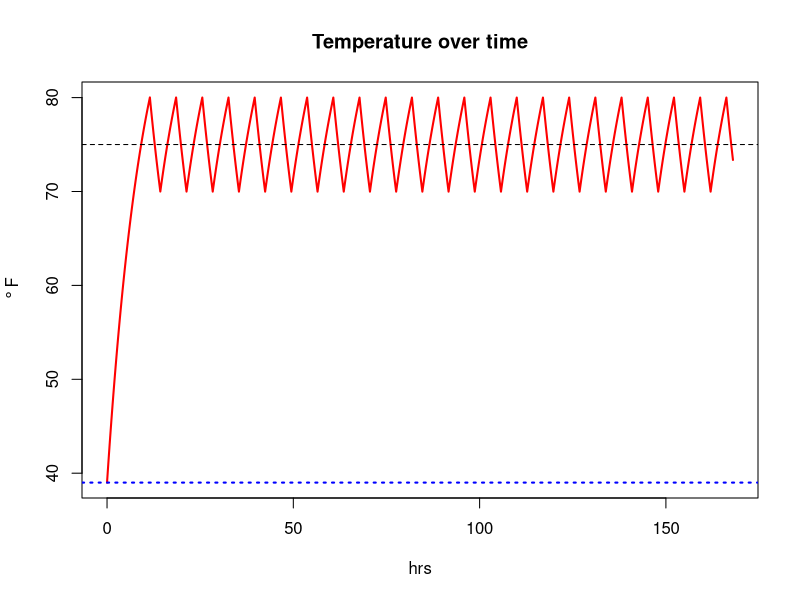

Generate this figure with R:

# Template for System Dynamics simulation
# CPSC 420 -- spring 2016


# Set up time. (delta.t and time vector).
delta.t <- 1/60              # hrs
starting.time <- 0
time <- seq(starting.time,24*7,delta.t)  # hrs

# itot() and ttoi() functions (if desired).
itot <- function(i) (i-1)*delta.t + starting.time
ttoi <- function(t) (t-starting.time)/delta.t + 1

# Simulation parameters (inputs).
thermostat <- 75     # degF
heating.rate <- 6    # degF/hr
outside <- 39        # degF
ins.loss.rate <- .1  # (degF/hr)/degF
hysteresis.factor <- 5 # degF

# Stocks. (Create a vector and an initial condition for each.)
room.temp <- vector(length=length(time))
room.temp[1] <- outside
furnace.on <- vector(length=length(time))
furnace.on[1] <- FALSE

# Simulation loop. 
# For each slice of simulated time,
for (i in 2:length(time)) {

    # Compute the values of all the flows, based on previous stock values.
    # neg value = room too cold for humans to be happy
    discrepancy.thermo <- room.temp[i-1] - thermostat   # degF
    if (furnace.on[i-1]) {
        # Furnace is already on! Don't turn off unless pretty hot.
        if (discrepancy.thermo < hysteresis.factor) {
            furnace.heating <- heating.rate                 # degF/hr
            furnace.on[i] <- TRUE
        } else {
            furnace.heating <- 0
            furnace.on[i] <- FALSE
        }
    } else {
        # Furnace is off. Don't turn on unless pretty cold.
        if (discrepancy.thermo < -hysteresis.factor) {
            furnace.heating <- heating.rate                 # degF/hr
            furnace.on[i] <- TRUE
        } else {
            furnace.heating <- 0
            furnace.on[i] <- FALSE
        }
    }

    # neg value = colder inside than out
    discrepancy.outside <- room.temp[i-1] - outside     # degF
    leakage <- ins.loss.rate * discrepancy.outside      # degF/hr

    # Compute the values of all the derivatives of the stocks ("primes").
    room.temp.prime <- furnace.heating - leakage        # degF/hr

    # Compute all the new stock values (including any derived stocks).
    room.temp[i] <- room.temp[i-1] + room.temp.prime * delta.t
}

# Plot and analyze.
all.values <- c(outside,room.temp,thermostat)
plot(time,room.temp,type="l",col="red",lwd=2,
    xlab="hrs",ylab=~degree~F,main="Temperature over time",
    ylim=range(all.values))
abline(h=thermostat,lty="dashed",col="black")
abline(h=outside,lty="dotted",lwd=2,col="blue")

cat("Btw, the furnace was on ", sum(furnace.on)/length(furnace.on)*100,
    "% of the time.\n",sep="")
